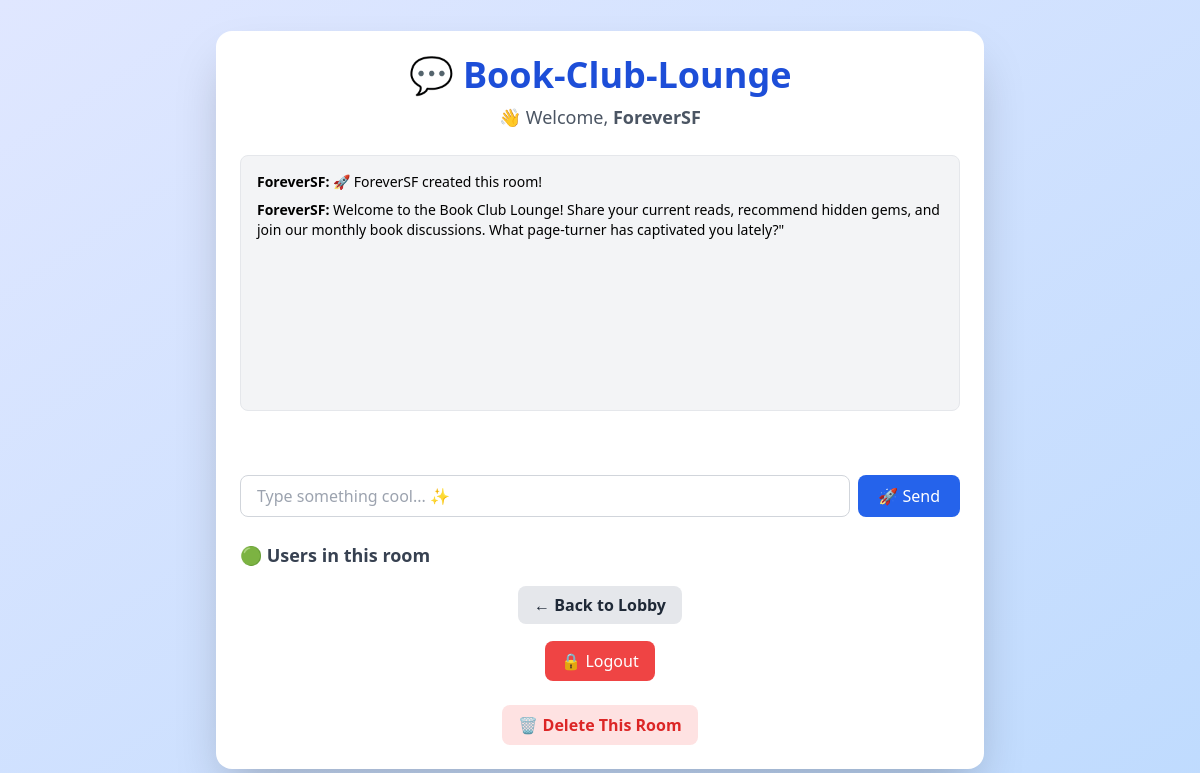
Page /chat/book-club-lounge/ (signed in) on the committed database.
### chat/models.py (models this page shows, shortened)
class Room(models.Model):
    name = models.SlugField(unique=True)
    creator = models.ForeignKey(User, on_delete=models.CASCADE)
    created_at = models.DateTimeField(auto_now_add=True)

class Message(models.Model):
    user = models.ForeignKey(User, on_delete=models.CASCADE)
    room = models.ForeignKey(Room, on_delete=models.CASCADE, related_name='messages')
    content = models.TextField()
    timestamp = models.DateTimeField(auto_now_add=True)

### chat/views.py (the view)
# urls.py: path('chat/<str:room_name>/', views.room, name='room'),
@login_required
def room(request, room_name):
    slug_room = slugify(room_name)
    room, created = Room.objects.get_or_create(name=slug_room, defaults={'creator': request.user})
    if created:
        Message.objects.create(
            user=request.user,
            room=room,
            content=f"🚀 {request.user.username} created this room!"
        )
    messages = Message.objects.filter(room=room).order_by('timestamp')
    return render(request, 'chat/room.html', {
        'room_name': room.name,
        'username': request.user.username,
        'messages': messages,
        'can_delete': room.creator == request.user
    })

### chat/templates/chat/room.html (shortened to what this page needs)
<!DOCTYPE html>
<html lang="en">
    {% load static %}
<head>
  <script src="https://cdn.tailwindcss.com"></script>
  <link href="https://cdnjs.cloudflare.com/ajax/libs/flowbite/2.3.0/flowbite.min.css" rel="stylesheet" />
</head>
<body class="bg-gradient-to-br from-indigo-100 to-blue-200 min-h-screen flex items-center justify-center px-4">
  <div class="w-full max-w-3xl bg-white p-6 rounded-2xl shadow-2xl space-y-6">
    <div class="text-center">
      <h1 class="text-4xl font-extrabold text-blue-700">💬 {{ room_name|title }}</h1>
      <p class="text-lg text-gray-600 mt-2">👋 Welcome, <span class="font-semibold">{{ username }}</span></p>
    </div>
    <div id="chat-log" class="bg-gray-100 border rounded-lg p-4 h-64 overflow-y-scroll text-sm space-y-2">
      {% for message in messages %}
        <p><strong>{{ message.user.username }}:</strong> {{ message.content }}</p>
      {% endfor %}
    </div>
    <p id="typing-indicator" class="h-4 text-sm text-gray-500 italic"></p>
    <div class="flex gap-2">
      <input id="chat-message-input"
             type="text"
             autocomplete="off"
             placeholder="Type something cool... ✨"
             class="flex-1 px-4 py-2 rounded-lg border border-gray-300 focus:ring-2 focus:ring-blue-500 focus:outline-none" />
      <button id="chat-message-submit"
              class="px-5 py-2 bg-blue-600 text-white font-medium rounded-lg hover:bg-blue-700 transition">
        🚀 Send
      </button>
    </div>
    <div>
      <h3 class="text-lg font-semibold text-gray-700 mb-2">🟢 Users in this room</h3>
    </div>
    <div class="text-center mt-4">
      <a href="{% url 'index' %}" class="bg-gray-200 hover:bg-gray-300 text-gray-800 px-4 py-2 rounded-lg font-semibold transition">
        ← Back to Lobby
      </a>
    </div>
    <form method="post" action="{% url 'logout' %}" class="text-center mt-4">
        <button type="submit"
                class="bg-red-500 hover:bg-red-600 text-white px-4 py-2 rounded-lg transition">
        🔒 Logout
        </button>
    </form>
    {% if can_delete %}
        <form method="post" action="{% url 'delete_room' room_name %}" class="text-center mt-2">
        <button type="submit"
                class="bg-red-100 hover:bg-red-200 text-red-600 px-4 py-2 rounded-lg transition font-semibold">
            🗑️ Delete This Room
        </button>
        </form>
    {% endif %}
  </div>
</body>
</html>

### rows in the picture
Room: name "Book-Club-Lounge"
Message: user.username "ForeverSF", content "🚀 ForeverSF created this room!"
Message: user.username "ForeverSF", content "Welcome to the Book Club Lounge! Share your current reads, recommend hidden gems, and join our monthly book discussions. What page-turner has captivated you lately?\""

### other values in the picture
{{ username }} "ForeverSF"
